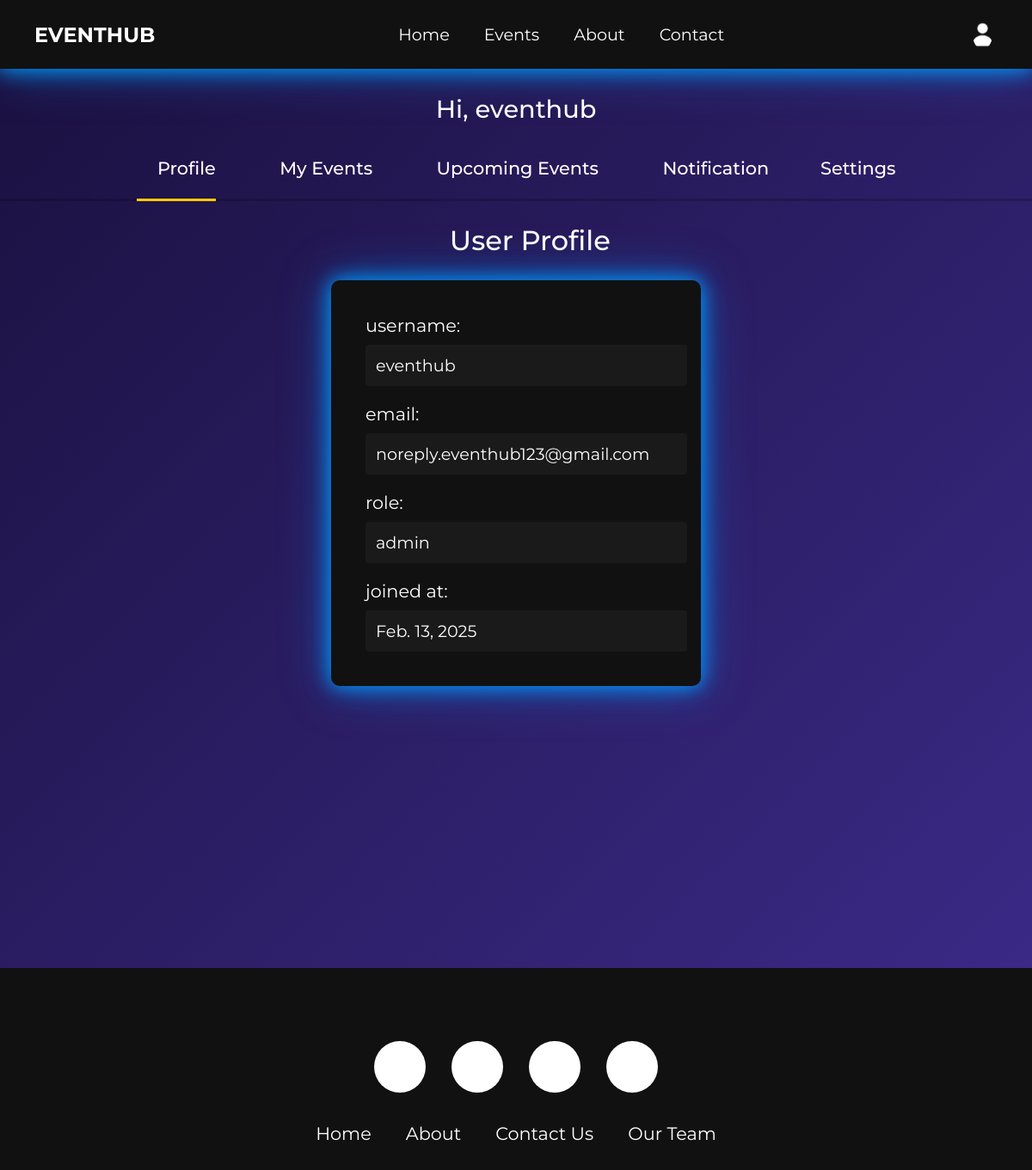
Page /profile/ (signed in) on the committed database.
### eventhub_user/models.py (models this page shows, shortened)
class CustomUser(AbstractBaseUser, PermissionsMixin):
    ROLE_CHOICES = [
        ('organizer', 'Organizer'),
        ('attendee', 'Attendee'),
        ('admin','Admin')
    ]
    id = models.AutoField(primary_key=True)
    name = models.CharField(max_length=255)
    email = models.EmailField(unique=True)
    joined_at = models.DateField(auto_now_add=True)
    role = models.CharField(max_length=10, choices=ROLE_CHOICES, default='attendee')
    is_active = models.BooleanField(default=True)
    is_staff = models.BooleanField(default=False)
    profile_picture = models.ImageField(
        upload_to='user_images/',
        default='user_images/default.png',
        null=True,
        blank=True
    )
    groups = models.ManyToManyField(Group, related_name="customuser_set", blank=True)
    user_permissions = models.ManyToManyField(Permission, related_name="customuser_permissions_set", blank=True)
    objects = CustomUserManager()
    USERNAME_FIELD = 'email'
    REQUIRED_FIELDS = ['name']

### events/views.py (the view)
# urls.py: path('profile/',views.profile,name='profile'),
@login_required
def profile(request):
    context = {
        'user_info': request.user,
        'show_downbar':True
        }
    return render(request, "events/profile.html", context)

### events/templates/events/profile.html (shortened to what this page needs)
{% extends 'base.html' %}
{% load static %}
{% block extra_css %}
<link rel="stylesheet" href="{% static 'CSS/Pages/profile.css' %}" />
{% endblock %}
{% block content %}
<div class="profile-title">
    <h2>
        <i class="fa-solid fa-user" style="color: #ffffff;"></i>
        User Profile
    </h2>
</div>
<div class="userprofile-container">
    <div class="profile-info">
        <div class="profile-item">
            <label for="username">username:</label>
            <input type="text" id="username" value="{{ user.name}}" readonly>
        </div>
        <div class="profile-item">
            <label for="email">email:</label>
            <input type="email" id="email" value="{{ user.email }}" readonly>
        </div>
        <div class="profile-item">
            <label for="role">role:</label>
            <input type="text" id="role" value="{{ user.role }}" readonly>
        </div>
        <div class="profile-item">
            <label for="joinedat">joined at:</label>
            <input type="text" id="joinedat" value="{{ user.joined_at}}" readonly>
        </div>
    </div>
</div>
{% endblock %}

### events/templates/navbar.html (shortened to what this page needs)
<div>
  <nav class="navbar">
    <ul class="horizontal-bar">
      <li class="logo">EventHub</li>
      <li class="hideonMobile {% if request.path == '/' %}nav-active{% endif %}">
        <a href="{% url 'home' %}">
          Home
        </a>
      </li>
      <li class="hideonMobile {% if request.path == '/events/' %}nav-active{% endif %}">
        {% if user.is_authenticated %}
        <a href="{% url 'events' %}" id="event-btn">
          Events
        </a>
        {% else %}
        <a href="" id="event-login-btn" class="login-container-open">
          Events
        </a>
        {% endif %}
      </li>
      <li class="hideonMobile {% if request.path == '/about/' %}nav-active{% endif %}">
        <a href="{% url 'about' %}">
          About
        </a>
      </li>
      <li class="hideonMobile">
        <a href="" id="contact-btn">
          Contact
        </a>
      </li>
      <li class="nav-login">
        {% if user.is_authenticated %}
        <button id="user-profile" class="profile-btn">
          <img src="{{ user.profile_picture.url }}" alt="Profile Picture"
            onerror="this.src='/media/user_images/default.png'">
        </button>
        {% else %}
        <a href="" id="login-btn" class="login-container-open">Login</a>
        {% endif %}
      </li>
    </ul>
  </nav>
</div>

### events/templates/downbar.html (shortened to what this page needs)
<div class="downbar-container">
    <div class="downbar-name">
        {% if user.name and user.email %}
        <p>Hi, {{ user.name }}</p>
        {% else %}
        <p>Not found</p>
        {% endif %}
    </div>
    <div class="down-bar">
        <div class="down-item {% if request.path == '/profile/' %}active{% endif %}">
            <a href="{% url 'profile' %}" class="down-link">
                <i class="fa-solid fa-user" style="color: #ffffff;"></i>
                <p class="hideonMobile">Profile</p>
            </a>
        </div>
        <div class="down-item {% if request.path == '/my_events/' %}active{% endif %}">
            <a href="{% url 'my_events' %}" class="down-link">
                <i class="fa-solid fa-calendar-plus" style="color: #ffffff;"></i>
                <p class="hideonMobile">My Events</p>
            </a>
        </div>
        <div class="down-item {% if request.path == '/upcoming_events/' %}active{% endif %}">
            <a href="{% url 'upcoming_events' %}" class="down-link">
                <i class="fa-solid fa-calendar-alt" style="color: #ffffff;"></i>
                <p class="hideonMobile">Upcoming Events</p>
            </a>
        </div>
        <div class="down-item {% if request.path == '/notifications/' %}active{% endif %}">
            <a href="{% url 'notifications' %}" class="down-link">
                <i class="fa-solid fa-bell" style="color: #ffffff;"></i>
                <p class="hideonMobile">Notification</p>
            </a>
        </div>
        <div class="down-item {% if request.path == '/settings/' %}active{% endif %}">
            <a href="{% url 'settings' %}" class="down-link">
                <p class="hideonMobile">Settings</p>
            </a>
        </div>
    </div>
</div>
<hr>

### events/static/CSS/Features/navbar.css (style rules this page uses)
body { margin: 0; font-family: 'Montserrat', sans-serif; background: linear-gradient(135deg, #1a103e, #3e2c8d); padding: 0; box-sizing: border-box; overflow-y: scroll; }
.navbar { position: fixed; top: 0; left: 0; width: 100%; background-color: var(--navigationbar); padding: 20px 0px; z-index: 1000; box-shadow: 0 0 20px rgba(0, 153, 255, 0.8), 0 0 30px rgba(0, 153, 255, 0.6), 0 0 60px rgba(0, 153, 255, 0.4); }
.horizontal-bar { list-style-type: none; margin: 0; padding: 0; display: flex; align-items: center; gap: 40px; height: 40px; }
.horizontal-bar li { font-size: 1.2rem; position: relative; }
.horizontal-bar .logo { margin-right: auto; color: var(--fontcolor); font-size: 1.5rem; font-weight: bold; text-transform: uppercase; }
.horizontal-bar a { text-decoration: none; color: var(--fontcolor); transition: 0.5s ease; position: relative; align-items: center; }
.horizontal-bar a::after, .nav-active::after { content: ''; display: block; width: 0; height: 2px; background: var(--mainfonthover); position: absolute; bottom: -5px; left: 0; }
.horizontal-bar .nav-login { margin-right: 40px; margin-left: auto; }
.profile-btn { background-color: transparent; border: none; height: 35px; width: 35px; border-radius: 50%; display: flex; justify-content: center; align-items: center; }
.profile-btn img { height: 100%; width: 100%; border-radius: 50%; object-fit: cover; }

### events/static/CSS/Features/downbar.css (style rules this page uses)
.downbar-container { display: flex; margin-top: 70px; flex-direction: column; align-items: center; }
.downbar-name { color: white; font-size: 1.8rem; font-weight: 500; margin-top: 10px; padding: 0; }
.down-bar { display: flex; justify-content: center; align-items: flex-end; background-color: transparent; height: 50px; gap: 50px; }
.down-item { display: flex; justify-content: center; align-items: center; margin-bottom: 15px; position: relative; }
.down-link { font-size: 1.3rem; font-weight: 500; text-decoration: none; color: #ffffff; transition: color 0.3s ease; position: relative; align-items: center; display: flex; gap: 10px; justify-content: center; }
.down-item.active::after { content: ''; display: block; width: 100%; height: 3px; background: #ffcc00; transition: width 0.2s ease; position: absolute; bottom: -26px; left: 0; }
.down-link i { font-size: 1.2rem; transform: translateY(-2px); }
.down-link p { font-size: 1.3rem; margin: 0; padding: 0; }
hr { border: none; height: 3px; background-color: rgba(0, 0, 0, 0.2); }
.profile-title { margin-top: 10px; text-align: center; color: white; padding: 0; }
.profile-title h2 { font-size: 2rem; font-weight: 500; }

### events/static/CSS/Features/color.css (style rules this page uses)
:root { --navigationbar: #111; --fontcolor:#fff; --mainfonthover: #ffcc00; }

### events/static/CSS/Features/form.css (style rules this page uses)
input[type="email"], input[type="password"], input[type="text"], input[type="number"], input[type="date"], input[type="time"], textarea { font-family: 'Montserrat', sans-serif; width:100%; padding: 10px; border-radius: 5px; border: none; background-color: #1a1a1a; font-size: 1.1rem; outline: 2px solid transparent; outline-offset: 2px; color: white; }

### events/static/CSS/Pages/profile.css (style rules this page uses)
.userprofile-container { display: flex; justify-content: center; align-items: flex-start; min-height: 100vh; }
.profile-info { display: flex; flex-direction: column; padding: 40px; border-radius: 10px; width: 350px; position: relative; background-color: #111; color: white; box-shadow: 0 0 20px rgba(0, 153, 255, 0.8), 0 0 30px rgba(0, 153, 255, 0.6), 0 0 60px rgba(0, 153, 255, 0.4); gap: 20px; }
.profile-item { display: flex; flex-direction: column; gap: 5px; }
.profile-item label { font-size: 1.3rem; margin-bottom: 5px; }
.profile-item input { padding: 12px; font-size: 1.2rem; border: 1px solid #ccc; border-radius: 4px; background-color: #e9e9e9; color: #000; }
.profile-item input[readonly] { background-color: #1a1a1a; color: white; border: none; cursor: not-allowed; }

### rows in the picture
CustomUser: profile_picture (placeholder picture), name "eventhub", email "noreply.eventhub123@gmail.com", role "admin", joined_at "Feb. 13, 2025"
